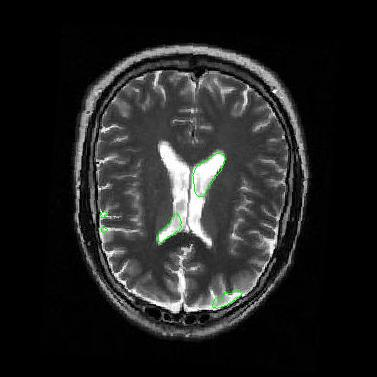
%> input picture pics/D_normal1.jpg, 377 x 377 px
$ octave --eval "main('../pics/D_normal1.jpg');"   (GNU Octave 9; MATLAB toolbox functions it lacks are replaced by stand-ins)
%> lines starting %> are read from the running program, lines starting %| are printed output that depends on the picture
### matlab/center.m
function [result] = center(input)

I = mat2gray(input);

meanx = 0;
meany = 0;
Zmax = 1;

[meanx,meany] = ait_centroid(I);

pictureWidth = size(I,2);
pictureXCenter = floor(size(I,2)/2);

pictureHeight = size(I,1);
pictureYCenter = floor(size(I,1)/2);

shiftX = pictureXCenter - floor(meanx);
shiftY = pictureYCenter - floor(meany);

shift = zeros(pictureHeight,pictureWidth,Zmax);

%shift entire image so centroid is in center of image
for countY = 1:1:pictureHeight
    for countX = 1:1:pictureWidth
        for countZ = 1:1:Zmax
            if (((countY-shiftY) >= 1) && ((countY-shiftY) <= pictureHeight))
                if (((countX-shiftX) >= 1) && ((countX-shiftX) <= pictureWidth))
                  shift(countY,countX,countZ) = I(countY-shiftY,countX-shiftX,countZ);
                end
            end
        end
    end
end

result = shift;

### matlab/ait_centroid.m
%%%%%%%%%%%%%%%%%%%%%%%%%%%%%%%%%%%%%%%%%%%%%%%%%%%%%%%%%%%%%%%%%%%%%%%%%%%%%%%%%%%%%%%%%%%%%%%%%%%%%%
% Function Developed by Fahd A. Abbasi.
% Department of Electrical and Electronics Engineering, University of
% Engineering and Technology, Taxila, PAKISTAN.
%%%%%%%%%%%%%%%%%%%%%%%%%%%%%%%%%%%%%%%%%%%%%%%%%%%%%%%%%%%%%%%%%%%%%%%%%%%%%%%%%
%
% Function takes a picture as an argument (suitably should contain only one
% object whose centroid is to be obtained) and returns the x and y
% coordinates of its centroid.
%%%%%%%%%%%%%%%%%%%%%%%%%%%%%%%%%%%%%%%%%%%%%%%%%%%%%%%%%%%%%%%%%%%%%%%%%%%%%%%%%
%
% USAGE (SAMPLE CODE)
%
%   pic = imread('ic.tif');
%   [x,y] = ait_centroid(pic);
%   x
%   y
%   imshow(pic); pixval on
%
%%%%%%%%%%%%%%%%%%%%%%%%%%%%%%%%%%%%%%%%%%%%%%%%%%%%%%%%%%%%%%%%%%%%%%%%%%%%%%%%%%%%%%%%%%%%%%%%%%%%%%


function [meanx,meany] = ait_centroid(pic)


[x,y,z] = size(pic);          % Checking whether the picture is colored or monochromatic, if colored then converting to gray.
if(z==1)
    ;
else
    pic = rgb2gray(pic);
end


im = pic;
[rows,cols] = size(im);
x = ones(rows,1)*[1:cols];    % Matrix with each pixel set to its x coordinate
y = [1:rows]'*ones(1,cols);   %   "     "     "    "    "  "   "  y    "

area = sum(sum(im));
meanx = sum(sum(double(im).*x))/area;
meany = sum(sum(double(im).*y))/area;

### matlab/correlate.m
function [result] = correlate(input)

I = mat2gray(input);

meanx = 0;
meany = 0;
Zmax = 1;

[meanx,meany] = ait_centroid(I);

pictureWidth = size(I,2);
pictureCenter = floor(size(I,2)/2);

if floor(meanx) * 2 > size(I,2)
    Xmax = size(I,2) - floor(meanx);
else
    Xmax = floor(meanx);
end

Ymax = size(I,1);

leftHalf = zeros(Ymax,Xmax,Zmax);

%copy left side of image
for countY = 1:1:Ymax
    for countX = 1:1:Xmax
        for countZ = 1:1:Zmax
            leftHalf(countY,countX,countZ) = I(countY,floor(meanx)- Xmax + countX,countZ);
        end
    end
end

rightHalf = zeros(Ymax,Xmax,Zmax);

%copy right side of image
for countY = 1:1:Ymax
    for countX = 1:1:Xmax
        for countZ = 1:1:Zmax
            rightHalf(countY,countX,countZ) = I(countY,floor(meanx)+ countX,countZ);
        end
    end
end

reflectLeft = zeros(Ymax,Xmax,Zmax);

% reflect it horizontally
for countY = 1:1:Ymax
    for countX = 1:1:Xmax
        for countZ = 1:1:Zmax
            reflectLeft(countY,countX,countZ) = leftHalf (countY,Xmax - countX +1,countZ);
        end
    end
end

%fill reflected left brain region with white pixels
BWreflectLeft = im2bw(reflectLeft,0.2);
% imshow(BWreflectLeft);
BWreflectLeft = bwperim(BWreflectLeft);
SE3 = strel('line', 11, 90);
SE4 = strel('line', 11, 0);
BWreflectLeft = imdilate(BWreflectLeft,[SE3 SE4]);
BWreflectLeft = imfill(BWreflectLeft,'holes');
% imshow(BWreflectLeft);

%fill right brain region with white pixels
BWrightHalf = im2bw(rightHalf,0.2);
BWrightHalf = bwperim(BWrightHalf);
SE1 = strel('line', 11, 90);
SE2 = strel('line', 11, 0);
BWrightHalf = imdilate(BWrightHalf,[SE1 SE2]);
BWrightHalf = imfill(BWrightHalf,'holes');
% imshow(BWrightHalf);


multiplyRight = immultiply(BWrightHalf,BWreflectLeft);
imshow(multiplyRight);
title('Cross Correlating Right and Mirrored Left side...');

result = sum(sum(multiplyRight));

### matlab/main.m
function[] = main(fileName)
%> called with fileName = '../pics/D_normal1.jpg'

% clear;
% fileName = 'tumor6.jpg';

T = imread(fileName);
%> T is the input picture: size 377x377x3 uint8; mean R, G, B 34, 34.5, 34

maxDimension = max(size(T,1), size(T,2));
%> maxDimension = 377
if maxDimension > 750
    scaleFactor = maxDimension/750;
    T = imresize(T, 1/scaleFactor);
end

if size(T,3) > 1
    T = rgb2gray(T);
%> T: size 377x377 uint8
else
    T = T;
end

imshow(T);
title('Original Image');
% pause(3);
% k = waitforbuttonpress;

T = imadjust(T);

D = mat2gray(center(T));
%> in ait_centroid, `area = sum(sum(im));`: area = 19942.9
%> in ait_centroid, `meanx = sum(sum(double(im).*x))/area;`: meanx = 188.9
%> in ait_centroid, `meany = sum(sum(double(im).*y))/area;`: meany = 189
%> in center, `[meanx,meany] = ait_centroid(I);`: meanx = 188.9; meany = 189
%> in center, `shiftX = pictureXCenter - floor(meanx);`: shiftX = 0
%> in center, `shiftY = pictureYCenter - floor(meany);`: shiftY = -1
%> after the loop in center, `for countY = 1:1:pictureHeight`:
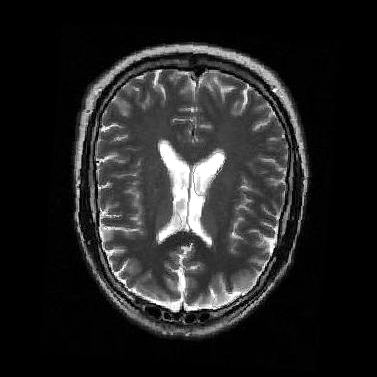
%> shift: size 377x377 double; min 0, max 1, mean 0.14; mean of the top-left, top-right, bottom-left and bottom-right quarters 0.14, 0.145, 0.142, 0.134
imshow(D);
title('Centered...');
% pause(3);
% k = waitforbuttonpress;

rotateDiv = 2;
rotateCount = 180/rotateDiv;

Hprev = 0;
Hindex = 1;

Hcur = zeros(rotateCount);

for n = 1:1:rotateCount
     B = imrotate(D,(n-1)*rotateDiv);
     Hcur(n) = correlate(B);
     if Hcur(n) > Hprev
        Hprev = Hcur(n);
        Hindex = n;
     end
     pause(0.05);
end

angleArray = [0:rotateDiv:180 - rotateDiv];
plot(angleArray, Hcur);
ylabel('Cross Correlation Sum');
xlabel('Angle of Rotation');
title('Plot of Cross Correlation');
hold on;
plot((Hindex-1)*rotateDiv,Hcur(Hindex),'r*');
text((Hindex-1)*rotateDiv,Hcur(Hindex),'Maximum Correlation','FontSize',16);
hold off;
pause(3);
k = waitforbuttonpress;

B = imrotate(D,(Hindex-1)*rotateDiv);
B = mat2gray(B);
imshow(B);
title('Rotated...');
% pause(3);
% k = waitforbuttonpress;

G = myfilter(B,30,0.6);
G = mat2gray(G);
imshow(G);
title('Noise and Threshold Filtered...');
% [11 lines of commented-out code are left out]

filterSize = 20;
V = floor(filterSize/2);

h = fspecial('gaussian',[filterSize,filterSize],28);
K = conv2(h,double(B));

for n =V:1:size(K,1)-V
    for n2=V:1:size(K,2)-V
    U(n-V+1,n2-V+1) = K(n,n2);
    end
end


% U = myfilter(B,15,0.4);
% U = mat2gray(U);
imshow(U);
title('Blur Filtered before Asymmetric Mask...');
% % pause(3);
% k = waitforbuttonpress;

H = mirror(U);
imshow(H);
title('Asymmetric Mask...');
% pause(3);
% k = waitforbuttonpress;

J = immultiply(G,H);
imshow(J);
title('After Asymmetric Filtering...');
% pause(3);
% k = waitforbuttonpress;

K = noPerimeter(B);
K = mat2gray(K);
imshow(K);
title('Perimeter Mask...');
% pause(3);
% k = waitforbuttonpress;

J = immultiply(J,K);
imshow(J);
title('After Perimeter Filtering...');
% [5 lines of commented-out code are left out]

imwrite(J,strcat('R_',fileName),'jpg');
imwrite(B,strcat('O_',fileName),'jpg');
%> (the run ends here)
